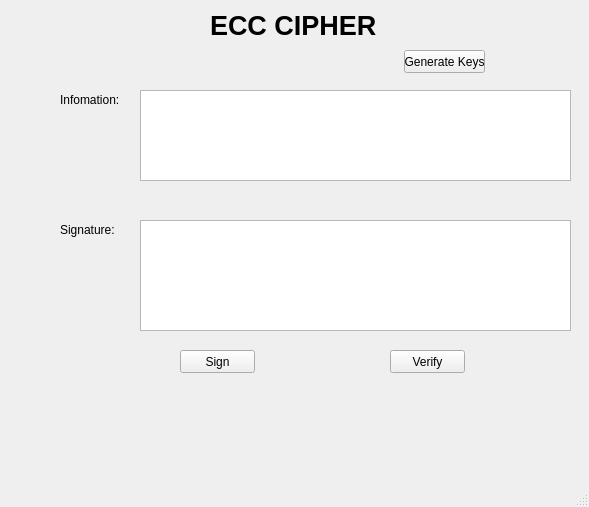
<?xml version="1.0" encoding="UTF-8"?>
<ui version="4.0">
 <class>MainWindow</class>
 <widget class="QMainWindow" name="MainWindow">
  <property name="geometry">
   <rect>
    <x>0</x>
    <y>0</y>
    <width>589</width>
    <height>507</height>
   </rect>
  </property>
  <property name="windowTitle">
   <string>MainWindow</string>
  </property>
  <widget class="QWidget" name="centralwidget">
   <widget class="QLabel" name="label">
    <property name="geometry">
     <rect>
      <x>210</x>
      <y>10</y>
      <width>171</width>
      <height>31</height>
     </rect>
    </property>
    <property name="font">
     <font>
      <pointsize>20</pointsize>
      <weight>75</weight>
      <bold>true</bold>
     </font>
    </property>
    <property name="text">
     <string>ECC CIPHER</string>
    </property>
   </widget>
   <widget class="QLabel" name="label_2">
    <property name="geometry">
     <rect>
      <x>60</x>
      <y>90</y>
      <width>61</width>
      <height>20</height>
     </rect>
    </property>
    <property name="text">
     <string>Infomation:</string>
    </property>
   </widget>
   <widget class="QLabel" name="label_3">
    <property name="geometry">
     <rect>
      <x>60</x>
      <y>220</y>
      <width>61</width>
      <height>20</height>
     </rect>
    </property>
    <property name="text">
     <string>Signature:</string>
    </property>
   </widget>
   <widget class="QTextEdit" name="txt_info">
    <property name="geometry">
     <rect>
      <x>140</x>
      <y>90</y>
      <width>431</width>
      <height>91</height>
     </rect>
    </property>
   </widget>
   <widget class="QTextEdit" name="txt_sign">
    <property name="geometry">
     <rect>
      <x>140</x>
      <y>220</y>
      <width>431</width>
      <height>111</height>
     </rect>
    </property>
   </widget>
   <widget class="QPushButton" name="pushButton">
    <property name="geometry">
     <rect>
      <x>404</x>
      <y>50</y>
      <width>81</width>
      <height>23</height>
     </rect>
    </property>
    <property name="text">
     <string>Generate Keys</string>
    </property>
   </widget>
   <widget class="QPushButton" name="btn_sign">
    <property name="geometry">
     <rect>
      <x>180</x>
      <y>350</y>
      <width>75</width>
      <height>23</height>
     </rect>
    </property>
    <property name="text">
     <string>Sign</string>
    </property>
   </widget>
   <widget class="QPushButton" name="btn_verify">
    <property name="geometry">
     <rect>
      <x>390</x>
      <y>350</y>
      <width>75</width>
      <height>23</height>
     </rect>
    </property>
    <property name="text">
     <string>Verify</string>
    </property>
   </widget>
  </widget>
  <widget class="QMenuBar" name="menubar">
   <property name="geometry">
    <rect>
     <x>0</x>
     <y>0</y>
     <width>589</width>
     <height>21</height>
    </rect>
   </property>
  </widget>
  <widget class="QStatusBar" name="statusbar"/>
 </widget>
 <resources/>
 <connections/>
</ui>
